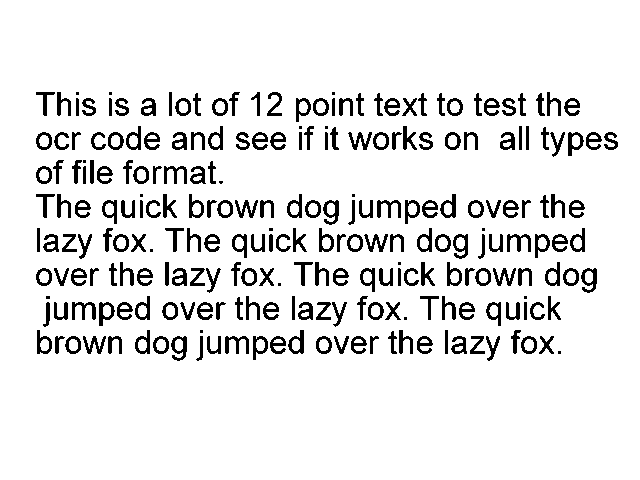
//> input picture Sampleimgs/sample3.png, 640 x 480 px
$ ./charsegment Sampleimgs/sample3.png   (built with g++ and OpenCV 4)
//> lines starting //> are read from the running program, lines starting //| are printed output that depends on the picture; after the words box and inside, x2 and y2 are one past the last pixel; in counts of white or black regions, pixels touching at a corner belong together
#include "opencv2/opencv.hpp"
#include "opencv2/imgproc/imgproc.hpp"
#include "opencv2/highgui/highgui.hpp"
#include<fstream>
#include<iostream>
#include<stdlib.h>
using namespace std;
using namespace cv;
struct data
{
  int img[20][20];
} s1;
int main(int argc,char *argv[])
{
  if(argc!=2) exit(0);
  int r,s;
  Point p,q;
  //Mat img2=imread("sample3.png",CV_8UC1);
  Mat img=imread(argv[1],CV_8UC1);
//> img: 480 rows x 640 cols, CV_8UC1; 90.5% white; 239 black regions (19 under 20 px)
  // [4 lines of commented-out code are left out]
  GaussianBlur(img, img, Size(3,3), 1, 0, 2);
//  threshold(img,img,210, 255, THRESH_BINARY);
  dilate(img, img, Mat());
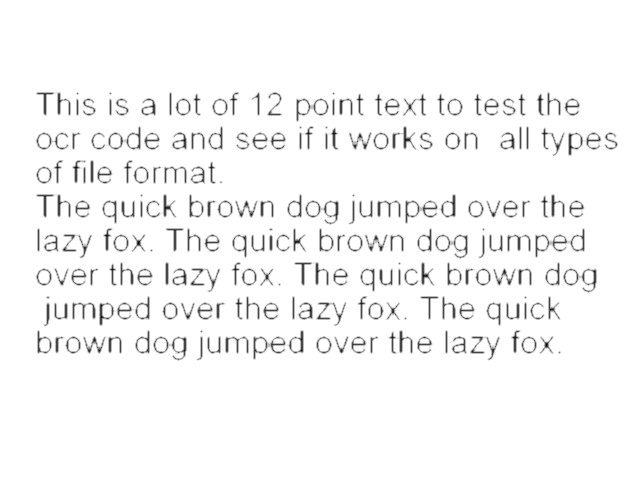
//> img: 480 rows x 640 cols, CV_8UC1; min 0, max 255, mean 246.4
  Mat mserOutMask(img.size(),CV_8UC1,Scalar(0));
  Ptr<MSER> mserExtractor  = MSER::create();

  vector<vector<Point> > mserContours;
  vector<KeyPoint> mserKeypoint;
  vector<Rect> mserBbox;
  mserExtractor->detectRegions(img, mserContours,  mserBbox);
//> mserContours = 833 contours, 214 with area under 20; largest, box (x1, y1, x2, y2) and area: (435, 234, 468, 259) 760, (435, 234, 468, 259) 680, (99, 296, 150, 326) 674, (305, 200, 339, 225) 620, (153, 336, 187, 361) 558; mserBbox = 833 Rects (x, y, width, height), first 8: [36, 269, 16, 17], [37, 195, 17, 22], [57, 195, 14, 22], [37, 194, 17, 23], [37, 229, 3, 22], [44, 234, 14, 18], [37, 331, 15, 23], [44, 303, 6, 23]

  for (int i=0; i<mserContours.size(); ++i){
      for (int j=0; j<mserContours[i].size(); ++j){
        Point p =  mserContours[i][j];
          // cout << p.x << ", " << p.y << endl;
          mserOutMask.at<uchar>(p.y, p.x) = 255;
      }
  }
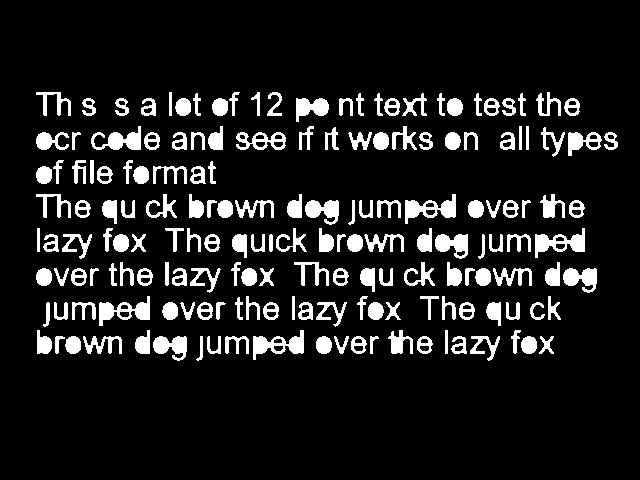
//> mserOutMask: 480 rows x 640 cols, CV_8UC1; 11.3% white; 171 white regions
  imshow("",mserOutMask);
  Mat threshold_output;
    vector<vector<Point> > contours;
    vector<Vec4i> hierarchy;
    threshold(mserOutMask, threshold_output, 180, 255, THRESH_BINARY );
  imshow(" ",threshold_output);
    findContours( threshold_output, contours, hierarchy, RETR_TREE, CHAIN_APPROX_SIMPLE, Point(0, 0) );
//> contours = 236 contours; largest, box (x1, y1, x2, y2) and area: (253, 330, 304, 360) 691, (405, 194, 456, 224) 691, (535, 228, 585, 258) 676, (99, 296, 150, 326) 674, (236, 132, 286, 150) 544
    vector<vector<Point> > contours_poly( contours.size() );
//> contours_poly = 236 empty contours
    vector<Rect> boundRect( contours.size() );
    for( size_t i = 0; i < contours.size(); i++ )
       { approxPolyDP( Mat(contours[i]), contours_poly[i], 3, true );
         boundRect[i] = boundingRect( Mat(contours_poly[i]) );
       }
//> after the loop, contours_poly = 236 contours, 44 with area under 20; largest, box (x1, y1, x2, y2) and area: (535, 228, 585, 258) 626, (253, 330, 304, 360) 622, (405, 194, 456, 224) 622, (99, 296, 150, 326) 621, (91, 126, 141, 150) 498; boundRect = 236 Rects (x, y, width, height), first 8: [539, 336, 15, 18], [521, 336, 16, 18], [470, 336, 30, 24], [452, 337, 15, 17], [454, 346, 10, 6], [417, 336, 16, 18], [419, 345, 11, 7], [420, 338, 9, 5]
ofstream f("segments.dat",ios::binary);
Mat m1(28,28,CV_8UC1);
for(size_t j=0;j<contours.size();j++)
{

      Mat crop = img(boundRect[j]);
resize(crop,m1,m1.size());
for(int x=0;x<28;x++)
for(int y=0;y<28;y++)
s1.img[y][x]=m1.at<uchar>(y,x);
f.write((char*)&s1,sizeof(s1));
}
//> this loop made 236 passes
//> pass 1, `resize(crop,m1,m1.size());`:
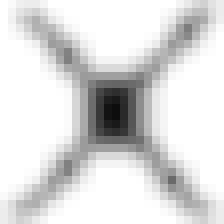
//> m1: 28 rows x 28 cols, CV_8UC1 (shown 8 times larger); min 13, max 255, mean 219.5
//> pass 3, `Mat crop = img(boundRect[j]);`:
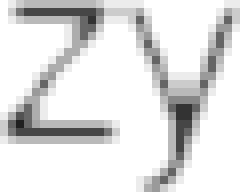
//> crop: 24 rows x 30 cols, CV_8UC1 (shown 8 times larger); min 32, max 255, mean 223.4
//> pass 3, `resize(crop,m1,m1.size());`:
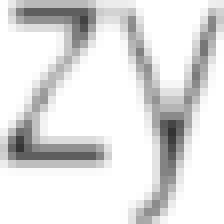
//> m1: 28 rows x 28 cols, CV_8UC1 (shown 8 times larger); min 51, max 255, mean 223.7
//> after the loop:
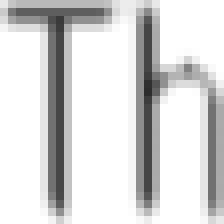
//> m1: 28 rows x 28 cols, CV_8UC1 (shown 8 times larger); min 45, max 255, mean 216.4
f.close();
for( size_t i = 0; i < contours.size(); i++ )
   {
     rectangle(img,boundRect[i],Scalar(0,0,0),1,8,0);
   }
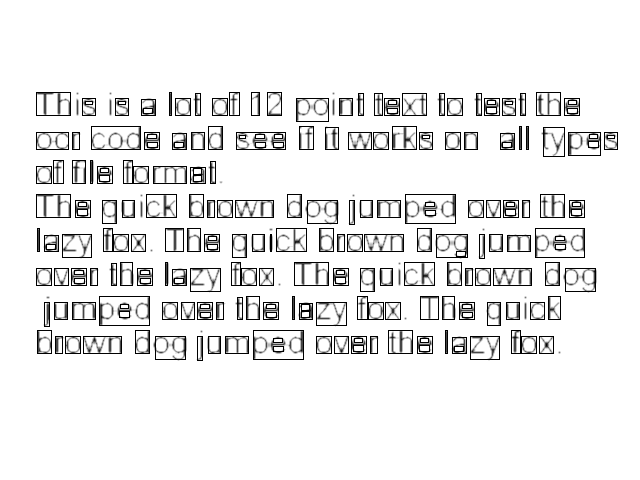
//> img: 480 rows x 640 cols, CV_8UC1; 4.61% of pixels changed, all inside (x1, y1, x2, y2) = (36, 92, 618, 361)

  imshow("mser", img);
waitKey(0);
  return 0;
}
